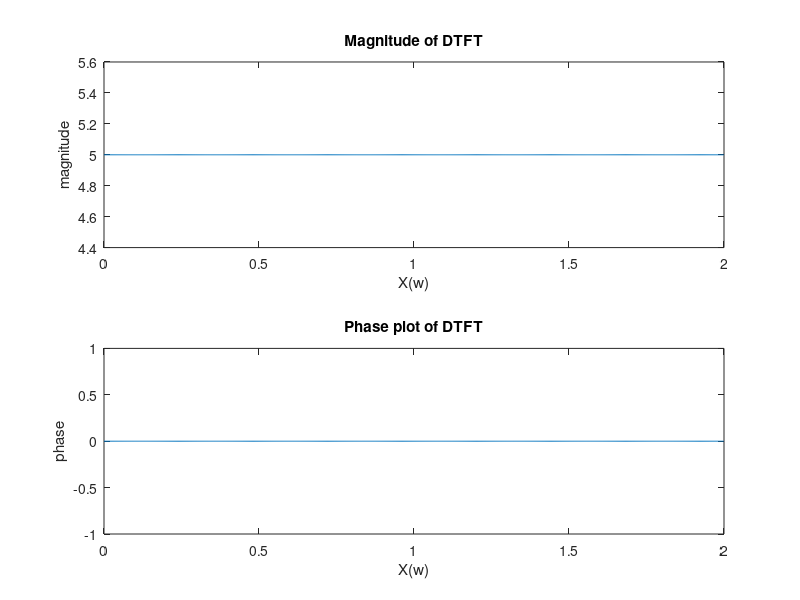

MATLAB code for this plot:
w=0:0.01:2*pi;
n=0:50;
x=input('Enter a sequence');
for i=1:length(w);
    X(i)=0;
    for k=1:length(x);
          X(i)=X(i)+x(k).*exp(-j.*w(i).*n(k));
      end
end
subplot(2,1,1);
plot(w/pi,abs(X));
xlabel('X(w)');
ylabel('magnitude');
title('Magnitude of DTFT');
z=rad2deg(angle(X));
subplot(2,1,2);
plot(w/pi,z);
xlabel('X(w)')
ylabel('phase');
title('Phase plot of DTFT');
